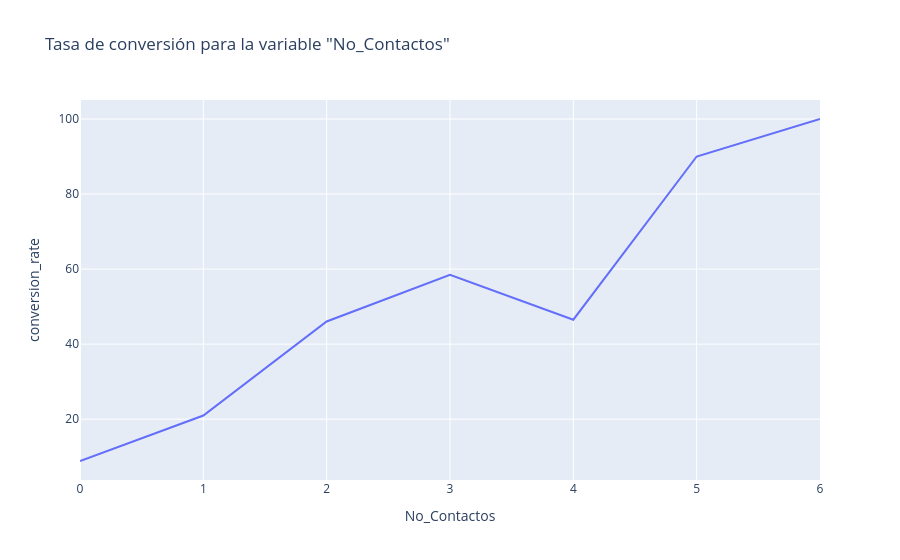

Here is the notebook cell this chart was saved with:
### Code cell
predictor_var = 'No_Contactos'
df_group = df.groupby(predictor_var)['y'].mean().mul(100).rename('conversion_rate').reset_index()


fig = px.line(df_group, x=predictor_var, y='conversion_rate',
                title=f'Tasa de conversión para la variable "{predictor_var}"'
                )
fig.show()

### Figure 1 — Plotly figure (JSON) as saved in the notebook; plotly's stock layout.template omitted (floating-point values rounded to 4 significant figures)
{"data": [{"hovertemplate": "No_Contactos=%{x}<br>conversion_rate=%{y}<extra></extra>", "legendgroup": "", "line": {"color": "#636efa", "dash": "solid"}, "marker": {"symbol": "circle"}, "mode": "lines", "name": "", "orientation": "v", "showlegend": false, "type": "scatter", "x": [0, 1, 2, 3, 4, 5, 6], "xaxis": "x", "y": [8.849, 20.97, 46.04, 58.46, 46.51, 90, 100], "yaxis": "y"}], "layout": {"legend": {"tracegroupgap": 0}, "title": {"text": "Tasa de conversión para la variable \"No_Contactos\""}, "xaxis": {"anchor": "y", "domain": [0, 1], "title": {"text": "No_Contactos"}}, "yaxis": {"anchor": "x", "domain": [0, 1], "title": {"text": "conversion_rate"}}}}
